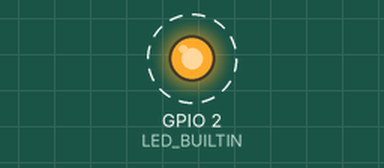
The sketch below on a simulated ESP32. Parts: output pins drawn as LEDs (lit = HIGH). Dashed ring = blinking.

Above: at 0.5 s.
Timing chart, 0 to 3.5 s (numbered marks = the images above):
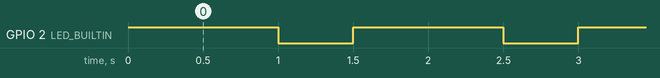

The sketch:

esp32-BlinkLight.ino
```cpp
int LED_BUILTIN = 2;
void setup() {
  //esp32 dev module
pinMode (LED_BUILTIN, OUTPUT);
}
void loop() {
digitalWrite(LED_BUILTIN, HIGH); 	// turn on the LED
delay(1000); // wait for one second
digitalWrite(LED_BUILTIN, LOW); 	// turn off the LED
delay(500); // wait for half a second or 500 milliseconds
}
```

Measured:
- by itself, GPIO 2 (LED_BUILTIN): alternates HIGH for 1.0 s and LOW for 0.50 s
